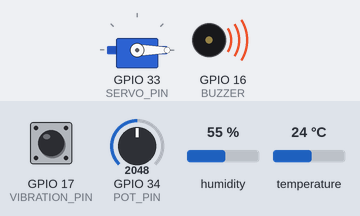
A sketch run on a simulated ESP32. Parts: servo, buzzer (waves = sounding). Inputs (shaded band) come from the test bench; at power-on: temperature 24 °C, GPIO 17 (VIBRATION_PIN) HIGH, GPIO 34 (POT_PIN) = 2048, humidity 55 %. Storage starts empty.

Above: at 1.2 s.
1.3 s: temperature set to 29 °C
3.4 s: temperature set to 32 °C
At 5.26 s:
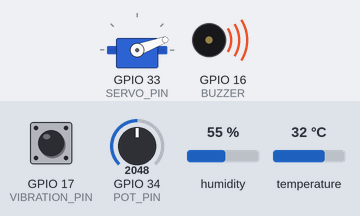
7.0 s: GPIO 17 (VIBRATION_PIN) pulled LOW for 1 s
At 8.32 s:
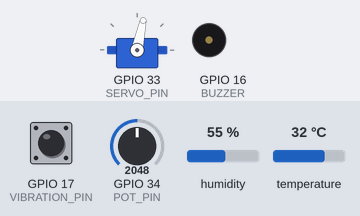
10.5 s: GPIO 17 (VIBRATION_PIN) pulled LOW for 3.2 s
At 11.83 s:
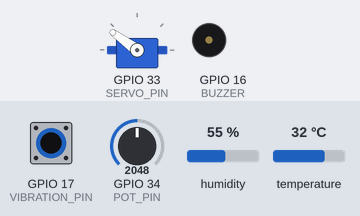
15.2 s: GPIO 17 (VIBRATION_PIN) pulled LOW for 3.2 s
At 16.54 s:
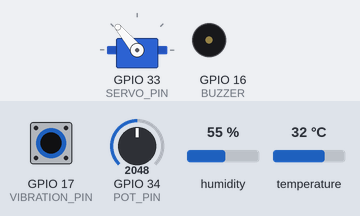
19.9 s: GPIO 17 (VIBRATION_PIN) pulled LOW for 1 s
At 21.26 s:
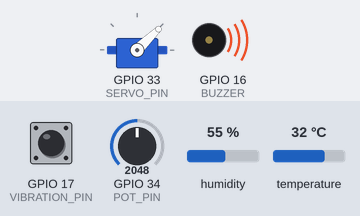
Timing chart, 0 to 52.0 s (numbered marks = the images above; inputs shaded):
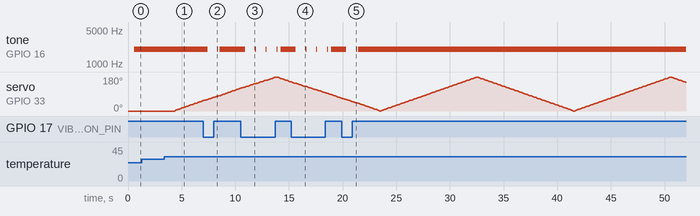

Measured:
- the behaviour switches between 30 and 31 °C on temperature (found by bisection; images 0 and 1)
- after the input at 1.3 s, every drawn part: stays the same
- after the input at 3.4 s, servo on GPIO 33 (SERVO_PIN): moves from 0° to 54° over 2.6 s, starting after 0.94 s
- after the input at 7.0 s, tone on GPIO 16 (BUZZER): 2000 Hz → silent after 0.42 s, → 2000 Hz 0.90 s later, → silent 0.10 s later, → 2000 Hz 0.12 s later
- after the input at 10.5 s, tone on GPIO 16 (BUZZER): goes 3 × (silent 0.90 s, 2000 Hz 0.10 s), silent 0.30 s, then 2000 Hz, starting after 0.43 s
- after the input at 15.2 s, tone on GPIO 16 (BUZZER): goes 3 × (silent 0.90 s, 2000 Hz 0.10 s), silent 0.30 s, then 2000 Hz, starting after 0.45 s
- after the input at 19.9 s, tone on GPIO 16 (BUZZER): 2000 Hz → silent after 0.46 s, → 2000 Hz 0.90 s later, → silent 0.10 s later, → 2000 Hz 0.10 s later

The sketch:

IndustrialEdgeMonitor.ino
```cpp
/*
 * Industrial Edge Monitor v5.0
 * ESP32 edge node for machine condition monitoring.
 *
 * Sensors : DHT11 (temperature/humidity), digital vibration sensor, potentiometer (sensitivity)
 * Actuators: buzzer (graded alarms), SG90 servo (cooling actuation)
 * Storage : micro-SD card (CSV log every 5 s)
 * Network : Wi-Fi soft access point serving a live dashboard and a JSON API
 *
 * Author : Sai Siddhanth (VIT Vellore) - Embedded Systems project
 */
#include <WiFi.h>
#include <WebServer.h>
#include <DHT.h>
#include <SPI.h>
#include <SD.h>
#include <ESP32Servo.h>

#define DHTPIN 4
#define DHTTYPE DHT11
#define VIBRATION_PIN 17
#define BUZZER 16
#define POT_PIN 34
#define SD_CS 5
#define SERVO_PIN 33

DHT dht(DHTPIN, DHTTYPE);
WebServer server(80);
Servo coolingServo;

// Soft-AP credentials - change the password before deploying on a real shop floor
const char* ssid = "IndustrialMonitor";
const char* password = "12345678";

float temperature = 0;
float humidity = 0;
bool vibrationDetected = false;

int riskScore = 0;
String faultType = "NORMAL";
String alarmLevel = "NORMAL";

unsigned long lastSampleTime = 0;
unsigned long lastBeepTime = 0;
unsigned long lastLogTime = 0;
unsigned long bootTime = 0;
unsigned long lastServoMove = 0;

int vibIntegrator = 0;
int dynamicThreshold = 4;
int potPercent = 0;

bool sdReady = false;

// ===== SERVO VARIABLES =====
int servoAngle = 0;
bool servoDirection = true;

// ================= SD LOGGING =================
void logToSD() {
  if (!sdReady) return;

  File file = SD.open("/log.csv", FILE_APPEND);
  if (!file) return;

  file.print((millis()-bootTime)/1000);
  file.print(",");
  file.print(temperature);
  file.print(",");
  file.print(humidity);
  file.print(",");
  file.print(vibIntegrator);
  file.print(",");
  file.print(riskScore);
  file.print(",");
  file.println(alarmLevel);

  file.close();
}

void handleDownload() {
  File file = SD.open("/log.csv");
  if (!file) {
    server.send(404, "text/plain", "No log file");
    return;
  }
  server.streamFile(file, "text/csv");
  file.close();
}

void handleClear() {
  SD.remove("/log.csv");
  File file = SD.open("/log.csv", FILE_WRITE);
  file.println("Time,Temp,Humidity,VibrationIntensity,Risk,Level");
  file.close();
  server.send(200, "text/plain", "Logs Cleared");
}

// ================= DATA API =================
void handleData() {
  String json = "{";
  json += "\"temperature\":" + String(temperature) + ",";
  json += "\"humidity\":" + String(humidity) + ",";
  json += "\"vibration\":" + String(vibrationDetected ? 1 : 0) + ",";
  json += "\"vibIntensity\":" + String(vibIntegrator) + ",";
  json += "\"risk\":" + String(riskScore) + ",";
  json += "\"fault\":\"" + faultType + "\",";
  json += "\"level\":\"" + alarmLevel + "\",";
  json += "\"sensitivity\":" + String(potPercent) + ",";
  json += "\"uptime\":" + String((millis()-bootTime)/1000);
  json += "}";

  server.send(200, "application/json", json);
}

// ================= UI =================
void handleRoot(){
 String page = R"rawliteral(
 <!DOCTYPE html>
 <html>
 <head>
 <meta charset="utf-8">
 <meta name="viewport" content="width=device-width, initial-scale=1">
 <title>Industrial Edge Monitor v5.0</title>
 <style>
 body{margin:0;background:#000;font-family:Segoe UI;color:#fff;}
 .header{padding:20px;text-align:center;font-size:22px;background:#050505;border-bottom:1px solid #222;}
 .statusBanner{text-align:center;padding:12px;font-weight:bold;}
 .normalBanner{background:#002200;color:#00ff88;}
 .warningBanner{background:#332200;color:#ffaa00;}
 .criticalBanner{background:#330000;color:#ff4444;}
 .topbar{display:flex;justify-content:space-around;padding:10px;background:#111;flex-wrap:wrap;}
 .grid{display:grid;grid-template-columns:repeat(auto-fit,minmax(300px,1fr));gap:20px;padding:20px;}
 .card{background:#111;border:1px solid #222;border-radius:8px;padding:20px;}
 .value{font-size:22px;font-weight:bold;}
 canvas{background:#0a0a0a;border-radius:6px;margin-top:10px;}
 .bar{height:10px;background:#222;border-radius:5px;margin-top:5px;}
 .fill{height:100%;background:#00ff88;border-radius:5px;width:0%;}
 button{margin-top:10px;padding:8px;background:#111;border:1px solid #444;color:#fff;}
 </style>
 </head>
 <body>
 <div class="header">INDUSTRIAL EDGE MONITOR v5.0</div>
 <div id="statusBanner" class="statusBanner normalBanner">SYSTEM NORMAL</div>

 <div class="topbar">
 <div>Uptime: <span id="uptime">0</span>s</div>
 <div>Sensitivity: <span id="sens">0</span>%</div>
 <div>Fault: <span id="fault">NORMAL</span></div>
 </div>

 <div class="grid">

 <div class="card">
 Temperature
 <div class="value" id="temp">--</div>
 <canvas id="tempChart" width="300" height="120"></canvas>
 </div>

 <div class="card">
 Risk
 <div class="value" id="risk">0%</div>
 <canvas id="riskChart" width="300" height="120"></canvas>
 </div>

 <div class="card">
 Vibration Intensity
 <div class="value" id="vib">--</div>
 <div class="bar"><div class="fill" id="vibBar"></div></div>
 </div>

 <div class="card">
 <button onclick="window.location='/download'">Download CSV</button>
 <button onclick="fetch('/clear')">Clear Logs</button>
 </div>

 </div>

 <script>
 let tempHistory=[];
 let riskHistory=[];

 let tempCanvas=document.getElementById("tempChart");
 let riskCanvas=document.getElementById("riskChart");

 let tempCtx=tempCanvas.getContext("2d");
 let riskCtx=riskCanvas.getContext("2d");

 function drawGraph(ctx,canvas,data,color){
 ctx.clearRect(0,0,canvas.width,canvas.height);
 ctx.beginPath();
 ctx.strokeStyle=color;
 ctx.lineWidth=2;

 for(let i=0;i<data.length;i++){
 let x=i*(canvas.width/50);
 let y=canvas.height-(data[i]*3);
 if(i==0) ctx.moveTo(x,y);
 else ctx.lineTo(x,y);
 }

 ctx.stroke();
 }

 setInterval(()=>{
 fetch('/data')
 .then(res=>res.json())
 .then(data=>{

 document.getElementById("temp").innerText=data.temperature+" °C";
 document.getElementById("risk").innerText=data.risk+"%";
 document.getElementById("uptime").innerText=data.uptime;
 document.getElementById("fault").innerText=data.fault;
 document.getElementById("sens").innerText=data.sensitivity;

 let vibPercent=(data.vibIntensity/20)*100;
 document.getElementById("vib").innerText=data.vibIntensity;
 document.getElementById("vibBar").style.width=vibPercent+"%";

 let banner=document.getElementById("statusBanner");

 if(data.level=="CRITICAL"){
 banner.className="statusBanner criticalBanner";
 banner.innerText="SYSTEM CRITICAL";
 }
 else if(data.level=="WARNING"){
 banner.className="statusBanner warningBanner";
 banner.innerText="SYSTEM WARNING";
 }
 else{
 banner.className="statusBanner normalBanner";
 banner.innerText="SYSTEM NORMAL";
 }

 tempHistory.push(data.temperature);
 riskHistory.push(data.risk);

 if(tempHistory.length>50) tempHistory.shift();
 if(riskHistory.length>50) riskHistory.shift();

 drawGraph(tempCtx,tempCanvas,tempHistory,"#00ff88");
 drawGraph(riskCtx,riskCanvas,riskHistory,"#ffaa00");
 });
 },800);
 </script>

 </body>
 </html>
 )rawliteral";

 server.send(200,"text/html; charset=utf-8",page);
}

// ================= SETUP =================
void setup(){
 Serial.begin(115200);

 bootTime = millis();

 pinMode(VIBRATION_PIN, INPUT_PULLUP);
 pinMode(BUZZER, OUTPUT);
 digitalWrite(BUZZER, LOW);

 dht.begin();

 coolingServo.attach(SERVO_PIN);
 coolingServo.write(0);

 if (SD.begin(SD_CS)) {
 sdReady = true;

 if (!SD.exists("/log.csv")) {
 File file = SD.open("/log.csv", FILE_WRITE);
 file.println("Time,Temp,Humidity,VibrationIntensity,Risk,Level");
 file.close();
 }
 }

 WiFi.softAP(ssid,password);

 server.on("/",handleRoot);
 server.on("/data",handleData);
 server.on("/download",handleDownload);
 server.on("/clear",handleClear);

 server.begin();
}

// ================= LOOP =================
void loop(){

 if(millis()-lastSampleTime >= 100){
 lastSampleTime = millis();

 int potValue = analogRead(POT_PIN);
 potPercent = map(potValue, 0, 4095, 0, 100);
 dynamicThreshold = map(potValue, 0, 4095, 18, 2);

 float newTemp = dht.readTemperature();
 float newHum = dht.readHumidity();

 if(!isnan(newTemp)) temperature = newTemp;
 if(!isnan(newHum)) humidity = newHum;

 int vibrationState = digitalRead(VIBRATION_PIN);

 if(vibrationState == HIGH) vibIntegrator += 2;
 else vibIntegrator -= 3;

 vibIntegrator = constrain(vibIntegrator,0,20);

 vibrationDetected = (vibIntegrator > dynamicThreshold);

 riskScore = 0;

 if (temperature > 25)
 riskScore += min((int)((temperature - 25)*6),80);

 if (vibrationDetected)
 riskScore += min(vibIntegrator*4,80);

 riskScore = constrain(riskScore,0,100);

 if (temperature >= 35 && vibrationDetected)
 faultType = "COMBINED FAULT";
 else if (temperature >= 35)
 faultType = "OVERHEAT";
 else if (vibrationDetected)
 faultType = "MECHANICAL FAULT";
 else
 faultType = "NORMAL";

 if (temperature >= 35 || vibrationDetected) {
 tone(BUZZER, 2000);
 alarmLevel = "CRITICAL";
 }
 else if (temperature >= 30) {
 if (millis() - lastBeepTime > 1000) {
 lastBeepTime = millis();
 tone(BUZZER, 2000);
 delay(100);
 noTone(BUZZER);
 }
 alarmLevel = "WARNING";
 }
 else {
 noTone(BUZZER);
 alarmLevel = "NORMAL";
 }

 if (temperature > 30) {
 if (millis() - lastServoMove > 20) {
 lastServoMove = millis();

 if (servoDirection) {
 servoAngle += 2;
 if (servoAngle >= 180) servoDirection = false;
 } else {
 servoAngle -= 2;
 if (servoAngle <= 0) servoDirection = true;
 }

 coolingServo.write(servoAngle);
 }
 } else {
 coolingServo.write(0);
 }
 }

 if(millis() - lastLogTime > 5000){
 lastLogTime = millis();
 logToSD();
 }

 server.handleClient();
}
```
